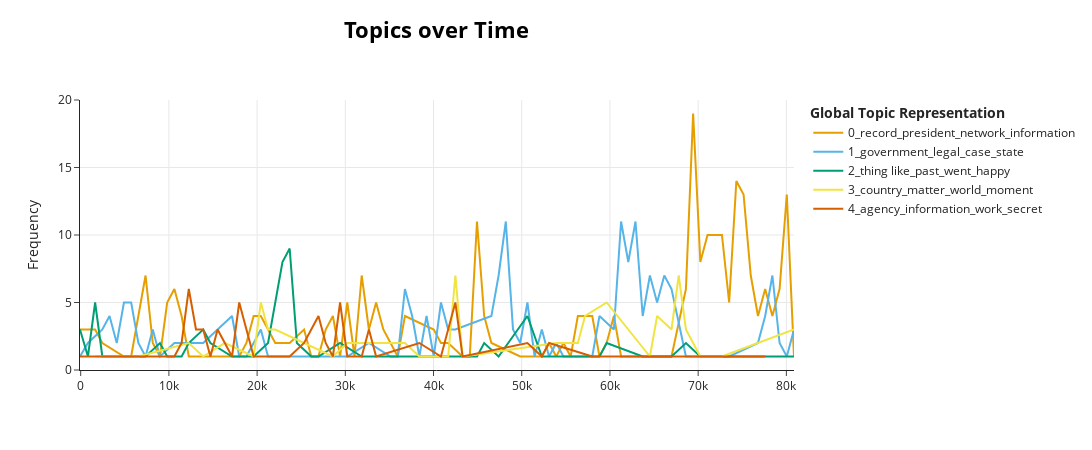

Notebook cell for this chart:
### Code cell
topic_model.visualize_topics_over_time(topics_over_time, top_n_topics=5)

### Figure 1 — Plotly figure (JSON) as saved in the notebook; plotly's stock layout.template omitted (floating-point values rounded to 4 significant figures)
{"data": [{"hoverinfo": "text", "hovertext": ["<b>Topic 0</b><br>Words: record, president, network, information, power", "<b>Topic 0</b><br>Words: reason, security, record, president, information", "<b>Topic 0</b><br>Words: record, president, information, power, program", "<b>Topic 0</b><br>Words: program, record, president, network, information", "<b>Topic 0</b><br>Words: record, president, network, information, power", "<b>Topic 0</b><br>Words: record, want, history, united state, state", "<b>Topic 0</b><br>Words: program, record, president, network, information", "<b>Topic 0</b><br>Words: change, president, record, information, power", "<b>Topic 0</b><br>Words: started, program, thing, record, president", "<b>Topic 0</b><br>Words: community, started, technology, world, president", "<b>Topic 0</b><br>Words: started, lot people, community, start, program", "<b>Topic 0</b><br>Words: day, record, president, information, power", "<b>Topic 0</b><br>Words: bush, position, united state, world, record", "<b>Topic 0</b><br>Words: information, record, president, network, power", "<b>Topic 0</b><br>Words: sort, thing, record, president, information", "<b>Topic 0</b><br>Words: record, power, changed, moment, public", "<b>Topic 0</b><br>Words: president, office, year, record, information", "<b>Topic 0</b><br>Words: record, president, information, power, program", "<b>Topic 0</b><br>Words: happened, record, president, information, program", "<b>Topic 0</b><br>Words: government, record, president, information, program", "<b>Topic 0</b><br>Words: record, president, information, power, program", "<b>Topic 0</b><br>Words: record, president, information, power, program", "<b>Topic 0</b><br>Words: power, forward, record, president, information", "<b>Topic 0</b><br>Words: record, information, intelligence, thing, president", "<b>Topic 0</b><br>Words: information, record, president, power, program", "<b>Topic 0</b><br>Words: record, job, president, information, power", "<b>Topic 0</b><br>Words: network, community, information, intelligence, power", "<b>Topic 0</b><br>Words: record, network, office, agency, job", "<b>Topic 0</b><br>Words: job, called, record, president, information", "<b>Topic 0</b><br>Words: information, office, heard, day, read", "<b>Topic 0</b><br>Words: called, little, came, mean, information", "<b>Topic 0</b><br>Words: record, day, united state, government, president", "<b>Topic 0</b><br>Words: went, program, record, information, called", "<b>Topic 0</b><br>Words: american, power, united state, job, state", "<b>Topic 0</b><br>Words: president, executive, power, record, network", "<b>Topic 0</b><br>Words: power, president, program, record, information", "<b>Topic 0</b><br>Words: record, president, information, power, program", "<b>Topic 0</b><br>Words: talking, country, government, president, information", "<b>Topic 0</b><br>Words: record, network, today, happening, program", "<b>Topic 0</b><br>Words: technology, legal, information, government, record", "<b>Topic 0</b><br>Words: information, record, president, network, power", "<b>Topic 0</b><br>Words: record, president, network, information, power", "<b>Topic 0</b><br>Words: program, thing, record, president, information", "<b>Topic 0</b><br>Words: need, record, president, information, program", "<b>Topic 0</b><br>Words: record, president, network, information, power", "<b>Topic 0</b><br>Words: day, president, program, record, information", "<b>Topic 0</b><br>Words: president, record, network, information, power", "<b>Topic 0</b><br>Words: president, head, program, record, thing", "<b>Topic 0</b><br>Words: president, office, position, record, network", "<b>Topic 0</b><br>Words: president, job, power, american, united state", "<b>Topic 0</b><br>Words: power, idea, president, government, record", "<b>Topic 0</b><br>Words: happy, record, president, information, power", "<b>Topic 0</b><br>Words: weird, year, thing, record, president", "<b>Topic 0</b><br>Words: record, president, network, information, power", "<b>Topic 0</b><br>Words: record, president, network, information, power", "<b>Topic 0</b><br>Words: record, president, information, power, program", "<b>Topic 0</b><br>Words: big, changed, record, thing, president", "<b>Topic 0</b><br>Words: network, change, exist, president, thing", "<b>Topic 0</b><br>Words: network, record, president, information, power", "<b>Topic 0</b><br>Words: network, talking, record, start, problem", "<b>Topic 0</b><br>Words: record, thing, president, network, information", "<b>Topic 0</b><br>Words: power, technology, thing like, fact, thing", "<b>Topic 0</b><br>Words: open, record, president, network, information", "<b>Topic 0</b><br>Words: talk, network, idea, lot people, state", "<b>Topic 0</b><br>Words: talk, talking, record, problem, president", "<b>Topic 0</b><br>Words: president, united state, government, record, think", "<b>Topic 0</b><br>Words: record, information, thing, president, power", "<b>Topic 0</b><br>Words: network, sort, record, president, information", "<b>Topic 0</b><br>Words: record, legal, network, information, power", "<b>Topic 0</b><br>Words: record, house, day, past, president", "<b>Topic 0</b><br>Words: record, life, president, network, information", "<b>Topic 0</b><br>Words: record, president, network, information, power"], "marker": {"color": "#E69F00"}, "mode": "lines", "name": "0_record_president_network_information", "type": "scatter", "x": [-77.68, 1638.0, 2454.0, 4905.0, 5721.0, 7355.0, 8172.0, 8989.0, 9805.0, 10620.0, 11440.0, 12260.0, 17160.0, 17970.0, 18790.0, 19610.0, 20420.0, 22060.0, 23690.0, 25320.0, 26140.0, 26960.0, 27770.0, 28590.0, 29410.0, 30220.0, 31040.0, 31860.0, 32680.0, 33490.0, 34310.0, 35940.0, 36760.0, 40030.0, 40843, 41660.0, 43290.0, 44110.0, 44930.0, 45740.0, 46560.0, 49830.0, 52280.0, 53090.0, 53910.0, 54730.0, 55550.0, 56360.0, 57180.0, 58000.0, 58810.0, 59630.0, 60450.0, 61260.0, 63710.0, 66980.0, 68610.0, 69430.0, 70250.0, 71060.0, 71880.0, 72700.0, 73510.0, 74330.0, 75150.0, 75960.0, 76780.0, 77600.0, 78410.0, 79230.0, 80050.0, 80870.0], "y": [3, 3, 2, 1, 1, 7, 2, 1, 5, 6, 4, 1, 1, 1, 2, 4, 4, 2, 2, 3, 1, 1, 3, 4, 1, 5, 1, 7, 3, 5, 3, 1, 4, 3, 2, 2, 1, 1, 11, 4, 2, 1, 1, 2, 1, 2, 1, 4, 4, 4, 1, 2, 4, 1, 1, 1, 6, 19, 8, 10, 10, 10, 5, 14, 13, 7, 4, 6, 4, 6, 13, 1]}, {"hoverinfo": "text", "hovertext": ["<b>Topic 1</b><br>Words: government, legal, case, state, agency", "<b>Topic 1</b><br>Words: case, government, legal, agency, public", "<b>Topic 1</b><br>Words: program, idea, government, legal, case", "<b>Topic 1</b><br>Words: government, power, couple, legal, case", "<b>Topic 1</b><br>Words: legal, government, case, state, public", "<b>Topic 1</b><br>Words: changed, secret, case, united state, government", "<b>Topic 1</b><br>Words: government, want say, clear, public, legal", "<b>Topic 1</b><br>Words: executive, government, legal, case, state", "<b>Topic 1</b><br>Words: government, legal, case, state, agency", "<b>Topic 1</b><br>Words: government, legal, case, state, agency", "<b>Topic 1</b><br>Words: program, government, legal, case, state", "<b>Topic 1</b><br>Words: funny, government, agency, community, state", "<b>Topic 1</b><br>Words: government, agency, history, legal, case", "<b>Topic 1</b><br>Words: government, legal, agency, case, fact", "<b>Topic 1</b><br>Words: government, legal, program, case, state", "<b>Topic 1</b><br>Words: government, legal, case, state, agency", "<b>Topic 1</b><br>Words: information, government, legal, case, state", "<b>Topic 1</b><br>Words: history, government, legal, case, state", "<b>Topic 1</b><br>Words: changed, government, legal, case, state", "<b>Topic 1</b><br>Words: government, legal, case, state, agency", "<b>Topic 1</b><br>Words: government, legal, case, state, public", "<b>Topic 1</b><br>Words: government, legal, case, state, agency", "<b>Topic 1</b><br>Words: need, government, legal, program, case", "<b>Topic 1</b><br>Words: happened, government, legal, case, state", "<b>Topic 1</b><br>Words: american, intelligence, government, thing, legal", "<b>Topic 1</b><br>Words: agency, legal, government, intelligence, program", "<b>Topic 1</b><br>Words: government, legal, case, state, agency", "<b>Topic 1</b><br>Words: public, government, united state, legal, case", "<b>Topic 1</b><br>Words: government, legal, case, state, agency", "<b>Topic 1</b><br>Words: government, different, job, legal, case", "<b>Topic 1</b><br>Words: public, government, legal, case, state", "<b>Topic 1</b><br>Words: government, legal, case, state, agency", "<b>Topic 1</b><br>Words: reason, happened, government, legal, state", "<b>Topic 1</b><br>Words: government, program, intelligence, group, context", "<b>Topic 1</b><br>Words: government, forward, program, group, sort", "<b>Topic 1</b><br>Words: government, program, exist, legal, executive", "<b>Topic 1</b><br>Words: air, government, legal, case, state", "<b>Topic 1</b><br>Words: legal, case, intelligence, problem, government", "<b>Topic 1</b><br>Words: place, position, information, government, agency", "<b>Topic 1</b><br>Words: group, bush, government, case, agency", "<b>Topic 1</b><br>Words: country, fact, government, legal, case", "<b>Topic 1</b><br>Words: office, change, history, moment, government", "<b>Topic 1</b><br>Words: program, government, legal, case, state", "<b>Topic 1</b><br>Words: government, legal, case, state, agency", "<b>Topic 1</b><br>Words: government, legal, program, case, state", "<b>Topic 1</b><br>Words: state, president, government, say, legal", "<b>Topic 1</b><br>Words: government, thing like, legal, case, agency", "<b>Topic 1</b><br>Words: life, government, legal, program, case", "<b>Topic 1</b><br>Words: government, program, chance, mean, thing", "<b>Topic 1</b><br>Words: government, fact, lot people, believe, say", "<b>Topic 1</b><br>Words: government, context, case, united state, public", "<b>Topic 1</b><br>Words: head, government, context, thing like, legal", "<b>Topic 1</b><br>Words: government, long time, state, country, story", "<b>Topic 1</b><br>Words: government, context, united state, president, legal", "<b>Topic 1</b><br>Words: case, government, history, year, legal", "<b>Topic 1</b><br>Words: government, home, thing think, story, say", "<b>Topic 1</b><br>Words: state, government, legal, case, agency", "<b>Topic 1</b><br>Words: matter, government, legal, case, state", "<b>Topic 1</b><br>Words: government, legal, case, state, agency", "<b>Topic 1</b><br>Words: state, government, legal, program, case", "<b>Topic 1</b><br>Words: technology, government, legal, case, state", "<b>Topic 1</b><br>Words: legal, government, case, talked, state", "<b>Topic 1</b><br>Words: government, legal, program, case, state", "<b>Topic 1</b><br>Words: record, case, government, legal, state", "<b>Topic 1</b><br>Words: change, government, information, problem, legal"], "marker": {"color": "#56B4E9"}, "mode": "lines", "name": "1_government_legal_case_state", "type": "scatter", "x": [-77.68, 820.8, 2454.0, 3271.0, 4088.0, 4905.0, 5721.0, 6538.0, 7355.0, 8172.0, 8989.0, 10620.0, 13890.0, 15520.0, 17160.0, 17970.0, 18790.0, 20420.0, 21240.0, 27770.0, 30220.0, 32680.0, 35130.0, 35940.0, 36760.0, 37580.0, 38390.0, 39210.0, 40030.0, 40843, 41660.0, 42480.0, 46560.0, 47380.0, 48190.0, 49010.0, 49830.0, 50640.0, 51460.0, 52280.0, 53090.0, 53910.0, 54730.0, 55550.0, 56360.0, 58000.0, 58810.0, 60450.0, 61260.0, 62080.0, 62900.0, 63710.0, 64530.0, 65350.0, 66160.0, 66980.0, 68610.0, 71060.0, 73510.0, 76780.0, 77600.0, 78410.0, 79230.0, 80050.0, 80870.0], "y": [1, 2, 3, 4, 2, 5, 5, 2, 1, 3, 1, 2, 2, 3, 4, 1, 1, 3, 1, 1, 1, 2, 1, 1, 6, 4, 1, 4, 1, 5, 3, 3, 4, 7, 11, 3, 2, 5, 1, 3, 1, 2, 1, 1, 1, 1, 4, 3, 11, 8, 11, 4, 7, 5, 7, 6, 1, 1, 1, 2, 4, 7, 2, 1, 3]}, {"hoverinfo": "text", "hovertext": ["<b>Topic 2</b><br>Words: thing like, past, went, happy, context", "<b>Topic 2</b><br>Words: context, thing like, past, moment, went", "<b>Topic 2</b><br>Words: little, remember, said, past, moment", "<b>Topic 2</b><br>Words: thing like, past, went, happy, context", "<b>Topic 2</b><br>Words: later, thing like, past, moment, went", "<b>Topic 2</b><br>Words: wanted, thing like, went, said, happy", "<b>Topic 2</b><br>Words: thing like, past, went, happy, context", "<b>Topic 2</b><br>Words: thing like, past, went, happy, context", "<b>Topic 2</b><br>Words: thing like, went, said, happy, context", "<b>Topic 2</b><br>Words: past, working, thing like, moment, went", "<b>Topic 2</b><br>Words: moment, thing like, past, went, happy", "<b>Topic 2</b><br>Words: thing like, past, went, happy, context", "<b>Topic 2</b><br>Words: network, went, thing like, past, said", "<b>Topic 2</b><br>Words: thing like, past, went, happy, context", "<b>Topic 2</b><br>Words: past, thing like, moment, went, context", "<b>Topic 2</b><br>Words: thing like, went, said, happy, context", "<b>Topic 2</b><br>Words: thing like, pretty, somebody, came, book", "<b>Topic 2</b><br>Words: moment, said, thing like, past, went", "<b>Topic 2</b><br>Words: thing like, past, went, happy, context", "<b>Topic 2</b><br>Words: start, thing like, past, went, happy", "<b>Topic 2</b><br>Words: thing like, past, moment, went, context", "<b>Topic 2</b><br>Words: mean, time, thing like, moment, said", "<b>Topic 2</b><br>Words: thing like, past, went, happy, context", "<b>Topic 2</b><br>Words: went, thing like, past, said, happy", "<b>Topic 2</b><br>Words: thing like, past, went, happy, context", "<b>Topic 2</b><br>Words: thing like, past, went, happy, context", "<b>Topic 2</b><br>Words: record, said, story, thing like, past", "<b>Topic 2</b><br>Words: thing like, past, went, happy, context", "<b>Topic 2</b><br>Words: thing like, past, moment, went, happy", "<b>Topic 2</b><br>Words: thing like, past, went, happy, context", "<b>Topic 2</b><br>Words: thing like, past, went, happy, context", "<b>Topic 2</b><br>Words: thing like, past, went, happy, context", "<b>Topic 2</b><br>Words: thing like, past, went, happy, context", "<b>Topic 2</b><br>Words: thing like, past, went, happy, context", "<b>Topic 2</b><br>Words: thing like, past, went, happy, context", "<b>Topic 2</b><br>Words: state, thing like, past, went, happy", "<b>Topic 2</b><br>Words: happy, clear, home, thing like, past", "<b>Topic 2</b><br>Words: thing like, past, went, said, context", "<b>Topic 2</b><br>Words: thing like, past, went, happy, context", "<b>Topic 2</b><br>Words: thing like, past, went, said, happy", "<b>Topic 2</b><br>Words: thing like, past, went, happy, context", "<b>Topic 2</b><br>Words: thing like, past, went, happy, context", "<b>Topic 2</b><br>Words: thing like, past, went, happy, context"], "marker": {"color": "#009E73"}, "mode": "lines", "name": "2_thing like_past_went_happy", "type": "scatter", "x": [-77.68, 820.8, 1638.0, 2454.0, 4905.0, 5721.0, 7355.0, 8989.0, 9805.0, 11440.0, 12260.0, 13890.0, 14710.0, 17160.0, 19610.0, 21240.0, 22870.0, 23690.0, 24510.0, 26140.0, 26960.0, 29410.0, 31860.0, 40843, 41660.0, 43290.0, 44110.0, 44930.0, 45740.0, 47380.0, 50640.0, 52280.0, 53910.0, 58810.0, 59630.0, 63710.0, 66980.0, 68610.0, 70250.0, 71060.0, 72700.0, 78410.0, 80870.0], "y": [3, 1, 5, 1, 1, 1, 1, 2, 1, 1, 2, 3, 2, 1, 1, 2, 8, 9, 2, 1, 1, 2, 1, 1, 1, 1, 1, 1, 2, 1, 4, 1, 1, 1, 2, 1, 1, 2, 1, 1, 1, 1, 1]}, {"hoverinfo": "text", "hovertext": ["<b>Topic 3</b><br>Words: people, country, matter, world, moment", "<b>Topic 3</b><br>Words: threat, government, country, matter, world", "<b>Topic 3</b><br>Words: people, country, matter, world, moment", "<b>Topic 3</b><br>Words: happened, government, country, matter, world", "<b>Topic 3</b><br>Words: country, everybody, matter, world, moment", "<b>Topic 3</b><br>Words: people, country, matter, world, moment", "<b>Topic 3</b><br>Words: moment, secret, agency, fact, country", "<b>Topic 3</b><br>Words: feel, country, matter, world, moment", "<b>Topic 3</b><br>Words: matter, country, moment, start, world", "<b>Topic 3</b><br>Words: moment, place, believe, happen, government", "<b>Topic 3</b><br>Words: feel, country, matter, forget, united", "<b>Topic 3</b><br>Words: country, matter, world, moment, people", "<b>Topic 3</b><br>Words: people, country, matter, world, moment", "<b>Topic 3</b><br>Words: people, matter, world, government, group", "<b>Topic 3</b><br>Words: country, matter, moment, government, saying", "<b>Topic 3</b><br>Words: say, country, matter, world, moment", "<b>Topic 3</b><br>Words: country, matter, world, moment, people", "<b>Topic 3</b><br>Words: country, matter, world, moment, government", "<b>Topic 3</b><br>Words: country, saying, group, talked, everybody", "<b>Topic 3</b><br>Words: program, government, country, world, people", "<b>Topic 3</b><br>Words: country, problem, matter, world, people", "<b>Topic 3</b><br>Words: bad, country, look, people, matter", "<b>Topic 3</b><br>Words: group, technology, fact, program, country", "<b>Topic 3</b><br>Words: saying, people, country, matter, world", "<b>Topic 3</b><br>Words: clear, world, happening, government, country", "<b>Topic 3</b><br>Words: country, people, think, matter, world", "<b>Topic 3</b><br>Words: american, everybody, country, matter, world", "<b>Topic 3</b><br>Words: happy, people, country, matter, world", "<b>Topic 3</b><br>Words: world, day, matter, end, country", "<b>Topic 3</b><br>Words: country, matter, world, moment, government", "<b>Topic 3</b><br>Words: people, country, matter, world, moment", "<b>Topic 3</b><br>Words: matter, country, world, moment, people", "<b>Topic 3</b><br>Words: country, matter, world, moment, people", "<b>Topic 3</b><br>Words: country, matter, world, moment, people"], "marker": {"color": "#F0E442"}, "mode": "lines", "name": "3_country_matter_world_moment", "type": "scatter", "x": [1638.0, 3271.0, 4905.0, 6538.0, 12260.0, 13890.0, 16340.0, 19610.0, 20420.0, 21240.0, 22060.0, 28590.0, 30220.0, 36760.0, 38390.0, 40030.0, 40843, 41660.0, 42480.0, 43290.0, 53910.0, 55550.0, 56360.0, 57180.0, 59630.0, 64530.0, 65350.0, 66980.0, 67800.0, 68610.0, 70250.0, 71060.0, 72700.0, 80870.0], "y": [1, 1, 1, 1, 2, 1, 2, 1, 5, 3, 3, 1, 2, 2, 1, 1, 1, 1, 7, 1, 2, 2, 2, 4, 5, 1, 4, 3, 7, 3, 1, 1, 1, 3]}, {"hoverinfo": "text", "hovertext": ["<b>Topic 4</b><br>Words: book, day, government, agency, information", "<b>Topic 4</b><br>Words: agency, information, work, secret, security", "<b>Topic 4</b><br>Words: legal, agency, office, house, information", "<b>Topic 4</b><br>Words: agency, information, work, secret, intelligence", "<b>Topic 4</b><br>Words: agency, information, work, secret, wanted", "<b>Topic 4</b><br>Words: agency, information, work, secret, security", "<b>Topic 4</b><br>Words: funny, agency, information, work, secret", "<b>Topic 4</b><br>Words: home, past, agency, information, work", "<b>Topic 4</b><br>Words: agency, information, work, secret, intelligence", "<b>Topic 4</b><br>Words: work, agency, information, secret, intelligence", "<b>Topic 4</b><br>Words: network, idea, agency, information, work", "<b>Topic 4</b><br>Words: agency, information, work, secret, security", "<b>Topic 4</b><br>Words: agency, place, information, country, people", "<b>Topic 4</b><br>Words: information, agency, case, wanted, work", "<b>Topic 4</b><br>Words: agency, information, work, secret, security", "<b>Topic 4</b><br>Words: agency, information, work, secret, security", "<b>Topic 4</b><br>Words: agency, information, work, secret, security", "<b>Topic 4</b><br>Words: secret, security, work, agency, information", "<b>Topic 4</b><br>Words: suddenly, job, security, government, agency", "<b>Topic 4</b><br>Words: work, kind, agency, information, secret", "<b>Topic 4</b><br>Words: end, basically, agency, information, work", "<b>Topic 4</b><br>Words: country, sort, agency, information, work", "<b>Topic 4</b><br>Words: working, agency, information, work, secret", "<b>Topic 4</b><br>Words: technology, agency, information, work, secret", "<b>Topic 4</b><br>Words: history, intelligence, agency, information, work", "<b>Topic 4</b><br>Words: seen, network, agency, information, work", "<b>Topic 4</b><br>Words: office, work, idea, agency, information", "<b>Topic 4</b><br>Words: need, agency, information, work, secret", "<b>Topic 4</b><br>Words: program, state, president, house, agency", "<b>Topic 4</b><br>Words: executive, house, agency, information, work", "<b>Topic 4</b><br>Words: day, power, happened, talking, work", "<b>Topic 4</b><br>Words: start, agency, information, work, secret", "<b>Topic 4</b><br>Words: american, program, question, agency, information", "<b>Topic 4</b><br>Words: agency, information, work, secret, security", "<b>Topic 4</b><br>Words: secret, case, thing, agency, information", "<b>Topic 4</b><br>Words: head, agency, position, long time, job", "<b>Topic 4</b><br>Words: agency, information, work, secret, intelligence", "<b>Topic 4</b><br>Words: intelligence, agency, information, work, secret", "<b>Topic 4</b><br>Words: agency, information, work, secret, intelligence", "<b>Topic 4</b><br>Words: working, agency, information, work, secret", "<b>Topic 4</b><br>Words: day, united state, state, intelligence, agency"], "marker": {"color": "#D55E00"}, "mode": "lines", "name": "4_agency_information_work_secret", "type": "scatter", "x": [-77.68, 2454.0, 4088.0, 8172.0, 9805.0, 10620.0, 11440.0, 12260.0, 13070.0, 13890.0, 14710.0, 15520.0, 17160.0, 17970.0, 19610.0, 21240.0, 23690.0, 25320.0, 26140.0, 26960.0, 27770.0, 28590.0, 29410.0, 30220.0, 31040.0, 31860.0, 32680.0, 33490.0, 38390.0, 40843, 42480.0, 43290.0, 50640.0, 52280.0, 53090.0, 58000.0, 60450.0, 66160.0, 66980.0, 72700.0, 77600.0], "y": [1, 1, 1, 1, 1, 1, 2, 6, 3, 3, 1, 3, 1, 5, 1, 1, 1, 2, 3, 4, 2, 1, 5, 1, 1, 1, 3, 1, 2, 1, 5, 1, 2, 1, 2, 1, 1, 1, 1, 1, 1]}], "layout": {"height": 450, "hoverlabel": {"bgcolor": "white", "font": {"family": "Rockwell", "size": 16}}, "legend": {"title": {"text": "<b>Global Topic Representation"}}, "title": {"font": {"color": "Black", "size": 22}, "text": "<b>Topics over Time", "x": 0.4, "xanchor": "center", "y": 0.95, "yanchor": "top"}, "width": 1250, "xaxis": {"showgrid": true}, "yaxis": {"showgrid": true, "title": {"text": "Frequency"}}}}
